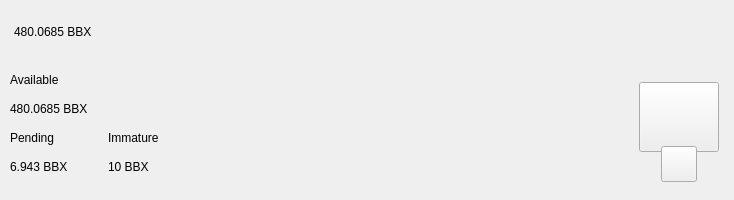
<?xml version="1.0" encoding="UTF-8"?>
<ui version="4.0">
 <class>TopBar</class>
 <widget class="QWidget" name="TopBar">
  <property name="geometry">
   <rect>
    <x>0</x>
    <y>0</y>
    <width>734</width>
    <height>200</height>
   </rect>
  </property>
  <property name="minimumSize">
   <size>
    <width>0</width>
    <height>200</height>
   </size>
  </property>
  <property name="maximumSize">
   <size>
    <width>16777215</width>
    <height>200</height>
   </size>
  </property>
  <property name="windowTitle">
   <string>Form</string>
  </property>
  <layout class="QVBoxLayout" name="verticalLayout_10" stretch="0">
   <property name="spacing">
    <number>0</number>
   </property>
   <property name="leftMargin">
    <number>0</number>
   </property>
   <property name="topMargin">
    <number>0</number>
   </property>
   <property name="rightMargin">
    <number>0</number>
   </property>
   <property name="bottomMargin">
    <number>0</number>
   </property>
   <item>
    <widget class="PFBorderImage" name="containerTop">
     <layout class="QVBoxLayout" name="verticalLayout_11">
      <property name="spacing">
       <number>0</number>
      </property>
      <property name="leftMargin">
       <number>0</number>
      </property>
      <property name="topMargin">
       <number>0</number>
      </property>
      <property name="rightMargin">
       <number>0</number>
      </property>
      <property name="bottomMargin">
       <number>0</number>
      </property>
      <item>
       <widget class="QWidget" name="top_container_2" native="true">
        <property name="minimumSize">
         <size>
          <width>0</width>
          <height>65</height>
         </size>
        </property>
        <layout class="QHBoxLayout" name="top_container">
         <property name="spacing">
          <number>0</number>
         </property>
         <property name="leftMargin">
          <number>14</number>
         </property>
         <property name="topMargin">
          <number>0</number>
         </property>
         <property name="rightMargin">
          <number>14</number>
         </property>
         <property name="bottomMargin">
          <number>0</number>
         </property>
         <item alignment="Qt::AlignVCenter">
          <widget class="QWidget" name="widgetTopAmount" native="true">
           <property name="sizePolicy">
            <sizepolicy hsizetype="Preferred" vsizetype="Maximum">
             <horstretch>0</horstretch>
             <verstretch>0</verstretch>
            </sizepolicy>
           </property>
           <layout class="QHBoxLayout" name="horizontalLayout_5">
            <property name="spacing">
             <number>0</number>
            </property>
            <property name="leftMargin">
             <number>0</number>
            </property>
            <property name="topMargin">
             <number>0</number>
            </property>
            <property name="rightMargin">
             <number>0</number>
            </property>
            <property name="bottomMargin">
             <number>0</number>
            </property>
            <item alignment="Qt::AlignTop">
             <widget class="QLabel" name="labelAmountTopBBX">
              <property name="minimumSize">
               <size>
                <width>0</width>
                <height>36</height>
               </size>
              </property>
              <property name="styleSheet">
               <string notr="true">padding:0px;margin:0px;</string>
              </property>
              <property name="text">
               <string notr="true">480.0685 BBX</string>
              </property>
             </widget>
            </item>
           </layout>
          </widget>
         </item>
         <item>
          <spacer name="horizontalSpacer">
           <property name="orientation">
            <enum>Qt::Horizontal</enum>
           </property>
           <property name="sizeHint" stdset="0">
            <size>
             <width>40</width>
             <height>20</height>
            </size>
           </property>
          </spacer>
         </item>
         <item>
          <layout class="QHBoxLayout" name="horizontalLayout_4">
           <property name="spacing">
            <number>12</number>
           </property>
           <property name="rightMargin">
            <number>0</number>
           </property>
           <item alignment="Qt::AlignRight">
            <widget class="QWidget" name="layoutSync" native="true">
             <property name="minimumSize">
              <size>
               <width>0</width>
               <height>36</height>
              </size>
             </property>
             <property name="maximumSize">
              <size>
               <width>16777215</width>
               <height>36</height>
              </size>
             </property>
             <layout class="QVBoxLayout" name="verticalLayout_9">
              <property name="leftMargin">
               <number>0</number>
              </property>
              <property name="topMargin">
               <number>0</number>
              </property>
              <property name="rightMargin">
               <number>0</number>
              </property>
              <property name="bottomMargin">
               <number>0</number>
              </property>
              <item>
               <widget class="ExpandableButton" name="pushButtonSync" native="true">
                <property name="minimumSize">
                 <size>
                  <width>36</width>
                  <height>36</height>
                 </size>
                </property>
                <property name="maximumSize">
                 <size>
                  <width>16777215</width>
                  <height>36</height>
                 </size>
                </property>
               </widget>
              </item>
             </layout>
            </widget>
           </item>
           <item>
            <widget class="ExpandableButton" name="pushButtonHDUpgrade" native="true">
             <property name="minimumSize">
              <size>
               <width>36</width>
               <height>36</height>
              </size>
             </property>
            </widget>
           </item>
           <item>
            <widget class="ExpandableButton" name="pushButtonStack" native="true">
             <property name="minimumSize">
              <size>
               <width>36</width>
               <height>36</height>
              </size>
             </property>
            </widget>
           </item>
           <item>
            <widget class="ExpandableButton" name="pushButtonColdStaking" native="true">
             <property name="minimumSize">
              <size>
               <width>36</width>
               <height>36</height>
              </size>
             </property>
            </widget>
           </item>
           <item>
            <widget class="ExpandableButton" name="pushButtonConnection" native="true">
             <property name="minimumSize">
              <size>
               <width>36</width>
               <height>36</height>
              </size>
             </property>
            </widget>
           </item>
           <item>
            <widget class="ExpandableButton" name="pushButtonLock" native="true">
             <property name="sizePolicy">
              <sizepolicy hsizetype="Expanding" vsizetype="Expanding">
               <horstretch>0</horstretch>
               <verstretch>0</verstretch>
              </sizepolicy>
             </property>
             <property name="minimumSize">
              <size>
               <width>36</width>
               <height>0</height>
              </size>
             </property>
            </widget>
           </item>
           <item>
            <widget class="ExpandableButton" name="pushButtonFAQ" native="true">
             <property name="minimumSize">
              <size>
               <width>36</width>
               <height>36</height>
              </size>
             </property>
            </widget>
           </item>
          </layout>
         </item>
        </layout>
       </widget>
      </item>
      <item>
       <widget class="QWidget" name="bottom_container" native="true">
        <property name="minimumSize">
         <size>
          <width>0</width>
          <height>135</height>
         </size>
        </property>
        <layout class="QHBoxLayout" name="botton_container">
         <property name="leftMargin">
          <number>10</number>
         </property>
         <property name="topMargin">
          <number>0</number>
         </property>
         <property name="rightMargin">
          <number>10</number>
         </property>
         <property name="bottomMargin">
          <number>10</number>
         </property>
         <item>
          <layout class="QHBoxLayout" name="horizontalLayout_3">
           <property name="bottomMargin">
            <number>9</number>
           </property>
           <item>
            <layout class="QVBoxLayout" name="verticalLayout_7">
             <property name="spacing">
              <number>0</number>
             </property>
             <property name="leftMargin">
              <number>0</number>
             </property>
             <property name="rightMargin">
              <number>30</number>
             </property>
             <item>
              <layout class="QVBoxLayout" name="verticalLayout_2">
               <item>
                <widget class="QLabel" name="labelTitle1">
                 <property name="text">
                  <string>Available</string>
                 </property>
                </widget>
               </item>
               <item>
                <widget class="QLabel" name="labelAmountBBX">
                 <property name="text">
                  <string notr="true">480.0685 BBX</string>
                 </property>
                </widget>
               </item>
              </layout>
             </item>
             <item>
              <layout class="QHBoxLayout" name="horizontalLayout_2">
               <property name="spacing">
                <number>0</number>
               </property>
               <item>
                <layout class="QVBoxLayout" name="verticalLayout_3">
                 <item>
                  <widget class="QLabel" name="labelTitle3">
                   <property name="text">
                    <string>Pending</string>
                   </property>
                  </widget>
                 </item>
                 <item>
                  <widget class="QLabel" name="labelPendingBBX">
                   <property name="text">
                    <string notr="true">6.943 BBX</string>
                   </property>
                  </widget>
                 </item>
                </layout>
               </item>
               <item>
                <spacer name="horizontalSpacer_3">
                 <property name="orientation">
                  <enum>Qt::Horizontal</enum>
                 </property>
                 <property name="sizeType">
                  <enum>QSizePolicy::Fixed</enum>
                 </property>
                 <property name="sizeHint" stdset="0">
                  <size>
                   <width>40</width>
                   <height>20</height>
                  </size>
                 </property>
                </spacer>
               </item>
               <item>
                <layout class="QVBoxLayout" name="verticalLayout_4">
                 <item>
                  <widget class="QLabel" name="labelTitle4">
                   <property name="text">
                    <string>Immature</string>
                   </property>
                  </widget>
                 </item>
                 <item>
                  <widget class="QLabel" name="labelImmatureBBX">
                   <property name="text">
                    <string notr="true">10 BBX</string>
                   </property>
                  </widget>
                 </item>
                </layout>
               </item>
              </layout>
             </item>
            </layout>
           </item>
          </layout>
         </item>
         <item>
          <spacer name="horizontalSpacer_2">
           <property name="orientation">
            <enum>Qt::Horizontal</enum>
           </property>
           <property name="sizeHint" stdset="0">
            <size>
             <width>40</width>
             <height>20</height>
            </size>
           </property>
          </spacer>
         </item>
         <item alignment="Qt::AlignHCenter|Qt::AlignVCenter">
          <widget class="QWidget" name="qrContainer" native="true">
           <property name="sizePolicy">
            <sizepolicy hsizetype="Preferred" vsizetype="Minimum">
             <horstretch>0</horstretch>
             <verstretch>0</verstretch>
            </sizepolicy>
           </property>
           <property name="minimumSize">
            <size>
             <width>90</width>
             <height>110</height>
            </size>
           </property>
           <property name="maximumSize">
            <size>
             <width>90</width>
             <height>110</height>
            </size>
           </property>
           <layout class="QVBoxLayout" name="containerQR">
            <property name="spacing">
             <number>0</number>
            </property>
            <property name="leftMargin">
             <number>5</number>
            </property>
            <property name="topMargin">
             <number>10</number>
            </property>
            <property name="rightMargin">
             <number>5</number>
            </property>
            <property name="bottomMargin">
             <number>0</number>
            </property>
            <item>
             <widget class="QPushButton" name="btnQr">
              <property name="minimumSize">
               <size>
                <width>70</width>
                <height>70</height>
               </size>
              </property>
              <property name="maximumSize">
               <size>
                <width>16777215</width>
                <height>70</height>
               </size>
              </property>
              <property name="focusPolicy">
               <enum>Qt::NoFocus</enum>
              </property>
              <property name="text">
               <string/>
              </property>
              <property name="iconSize">
               <size>
                <width>70</width>
                <height>70</height>
               </size>
              </property>
             </widget>
            </item>
            <item>
             <spacer name="verticalSpacer">
              <property name="orientation">
               <enum>Qt::Vertical</enum>
              </property>
              <property name="sizeType">
               <enum>QSizePolicy::Fixed</enum>
              </property>
              <property name="sizeHint" stdset="0">
               <size>
                <width>20</width>
                <height>20</height>
               </size>
              </property>
             </spacer>
            </item>
            <item alignment="Qt::AlignHCenter|Qt::AlignBottom">
             <widget class="QPushButton" name="pushButtonQR">
              <property name="minimumSize">
               <size>
                <width>36</width>
                <height>36</height>
               </size>
              </property>
              <property name="maximumSize">
               <size>
                <width>36</width>
                <height>36</height>
               </size>
              </property>
              <property name="focusPolicy">
               <enum>Qt::NoFocus</enum>
              </property>
              <property name="text">
               <string/>
              </property>
             </widget>
            </item>
           </layout>
          </widget>
         </item>
        </layout>
       </widget>
      </item>
     </layout>
    </widget>
   </item>
  </layout>
 </widget>
 <customwidgets>
  <customwidget>
   <class>ExpandableButton</class>
   <extends>QWidget</extends>
   <header>qt/ballotbox/expandablebutton.h</header>
   <container>1</container>
  </customwidget>
  <customwidget>
   <class>PFBorderImage</class>
   <extends>QFrame</extends>
   <header>qt/ballotbox/pfborderimage.h</header>
   <container>1</container>
  </customwidget>
 </customwidgets>
 <resources/>
 <connections/>
</ui>
